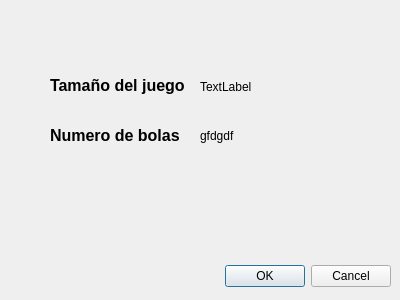
<?xml version="1.0" encoding="UTF-8"?>
<ui version="4.0">
 <class>DInformacion</class>
 <widget class="QDialog" name="DInformacion">
  <property name="geometry">
   <rect>
    <x>0</x>
    <y>0</y>
    <width>400</width>
    <height>300</height>
   </rect>
  </property>
  <property name="windowTitle">
   <string>Dialog</string>
  </property>
  <widget class="QDialogButtonBox" name="buttonBox">
   <property name="geometry">
    <rect>
     <x>50</x>
     <y>260</y>
     <width>341</width>
     <height>32</height>
    </rect>
   </property>
   <property name="orientation">
    <enum>Qt::Horizontal</enum>
   </property>
   <property name="standardButtons">
    <set>QDialogButtonBox::Cancel|QDialogButtonBox::Ok</set>
   </property>
  </widget>
  <widget class="QLabel" name="label">
   <property name="geometry">
    <rect>
     <x>50</x>
     <y>70</y>
     <width>141</width>
     <height>31</height>
    </rect>
   </property>
   <property name="font">
    <font>
     <pointsize>12</pointsize>
     <weight>75</weight>
     <bold>true</bold>
    </font>
   </property>
   <property name="text">
    <string>Tamaño del juego</string>
   </property>
  </widget>
  <widget class="QLabel" name="label_3">
   <property name="geometry">
    <rect>
     <x>50</x>
     <y>120</y>
     <width>141</width>
     <height>31</height>
    </rect>
   </property>
   <property name="font">
    <font>
     <pointsize>12</pointsize>
     <weight>75</weight>
     <bold>true</bold>
    </font>
   </property>
   <property name="text">
    <string>Numero de bolas</string>
   </property>
  </widget>
  <widget class="QLabel" name="lDimensiones">
   <property name="geometry">
    <rect>
     <x>200</x>
     <y>76</y>
     <width>71</width>
     <height>21</height>
    </rect>
   </property>
   <property name="text">
    <string>TextLabel</string>
   </property>
  </widget>
  <widget class="QLabel" name="lNumBolas">
   <property name="geometry">
    <rect>
     <x>200</x>
     <y>120</y>
     <width>71</width>
     <height>31</height>
    </rect>
   </property>
   <property name="text">
    <string>gfdgdf</string>
   </property>
  </widget>
 </widget>
 <resources/>
 <connections>
  <connection>
   <sender>buttonBox</sender>
   <signal>accepted()</signal>
   <receiver>DInformacion</receiver>
   <slot>accept()</slot>
   <hints>
    <hint type="sourcelabel">
     <x>248</x>
     <y>254</y>
    </hint>
    <hint type="destinationlabel">
     <x>157</x>
     <y>274</y>
    </hint>
   </hints>
  </connection>
  <connection>
   <sender>buttonBox</sender>
   <signal>rejected()</signal>
   <receiver>DInformacion</receiver>
   <slot>reject()</slot>
   <hints>
    <hint type="sourcelabel">
     <x>316</x>
     <y>260</y>
    </hint>
    <hint type="destinationlabel">
     <x>286</x>
     <y>274</y>
    </hint>
   </hints>
  </connection>
 </connections>
</ui>
